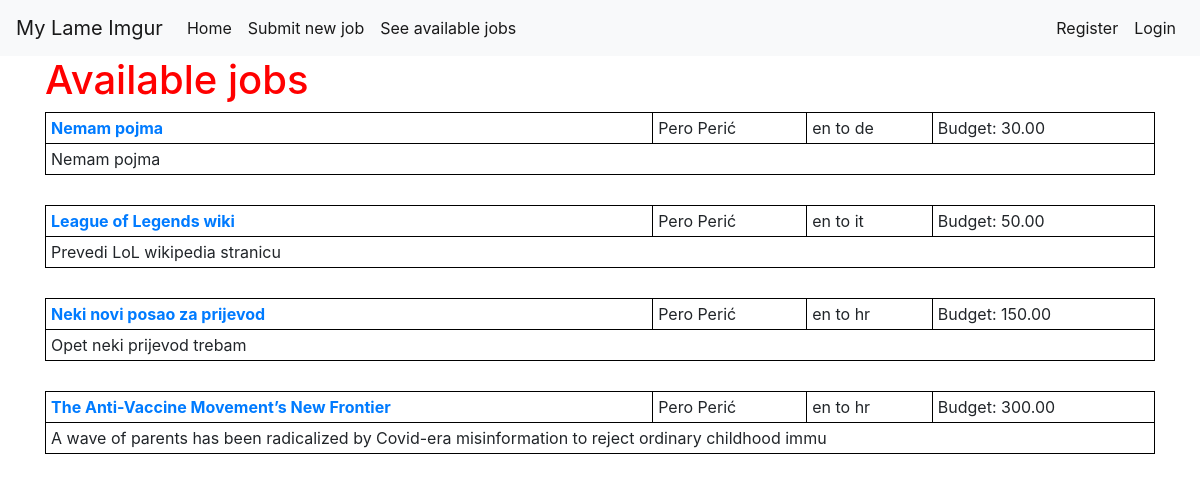
Page /app/jobs on the committed database.
### app/models.py (models this page shows, shortened)
class Job(models.Model):
    class Status(models.TextChoices):
        AVAILABLE = 'available', "Available"
        ASSIGNED = 'assigned', "Assigned"
        IN_PROGRESS = 'in_progress', "In Progress"
        COMPLETED = 'completed', "Completed"
    class Field(models.TextChoices):
        ART = 'art', "Art"
        BUS = 'business', "Business"
        COMP = 'computers', "Computers"
        EDU = 'education', "Education"
        ENG = 'engineering', "Engineering"
        FIN = 'finance', "Finance"
        LAW = 'law', "Law"
        LIT = 'literature', "Literature"
        MED = 'medicine', "Medicine"
        SCI = 'science', "Science"
        SOC = 'social_sciences', "Social Sciences"
        TECH = 'technology', "Technology"
    class Language(models.TextChoices):
        ENG = 'en', "English"
        SPA = 'spa', "Spanish"
        FRE = 'fr', "French"
        GER = 'de', "German"
        ITA = 'it', "Italian"
        JPN = 'ja', "Japanese"
        CRO = 'hr', "Croatian"
    user = models.ForeignKey(User, on_delete=models.CASCADE)
    title = models.CharField(max_length=100)
    description = models.CharField(max_length=100)
    source_lang = models.CharField(
            max_length=3,
            choices=Language.choices,
            default=Language.ENG,
    )
    target_lang = models.CharField(
            max_length=3,
            choices=Language.choices,
            default=Language.CRO,
    )
    field = models.CharField(
            max_length=100,
            choices=Field.choices,
            default=Field.ENG,
    )
    budget = models.DecimalField(max_digits=8, decimal_places=2)
    text = models.TextField()
    status = models.CharField(
            max_length=100,
            choices=Status.choices,
            default=Status.AVAILABLE,
    )
    translation = models.TextField(blank=True, null=True)
    def owner(self):
        return self.user.account

class Account(models.Model):
    user = models.OneToOneField(User, on_delete=models.CASCADE)
    name = models.CharField(max_length=100)
    balance = models.DecimalField(max_digits=8, decimal_places=2, default=0)
    translator = models.BooleanField()

### app/views.py (the view)
# urls.py: path('jobs', views.jobs_index, name="jobs"),
def jobs_index(request):
    jobs = Job.objects.filter(status='available')
    context = {
        'jobs': jobs,
    }
    return render(request, 'app/jobs_index.html', context)

### app/templates/app/jobs_index.html (shortened to what this page needs)
{% extends 'app/base.html' %}
{% block content %}
<h1>Available jobs</h1>
<table class="jobs">
{% for job in jobs %}
    <tr>
      <td>
        <strong>
          <a href="{% url 'app:job_detail' job.id %}">{{ job.title }}</a>
        </strong>
      </td>
      <td>{{ job.owner.name }}</td>
      <td>{{ job.source_lang }} to {{ job.target_lang }} </td>
      <td>Budget: {{ job.budget }}</td>
    </tr>
    <tr>
      <td colspan="4">
        {{ job.description }}
      </td>
    </tr>
    <tr>
      <td colspan="4" style="border: none;">
      </td>
    </tr>
{% empty %}
  <tr>
    <td colspan="4"> No available jobs at this moment</td>
  </tr>
{% endfor %}
</table>
{% endblock content %}

### app/static/app/css/app.css (style rules this page uses)
.content h1 { color: red; }
table.jobs { width: 100%; }
table.jobs td { padding: 5px; border: 1px solid black; }

### rows in the picture
Job: title "Nemam pojma", owner.name "Pero Perić", source_lang "en", target_lang "de", budget "30.00", description "Nemam pojma"
Job: title "League of Legends wiki", owner.name "Pero Perić", source_lang "en", target_lang "it", budget "50.00", description "Prevedi LoL wikipedia stranicu"
Job: title "Neki novi posao za prijevod", owner.name "Pero Perić", source_lang "en", target_lang "hr", budget "150.00", description "Opet neki prijevod trebam"
Job: title "The Anti-Vaccine Movement’s New Frontier", owner.name "Pero Perić", source_lang "en", target_lang "hr", budget "300.00", description "A wave of parents has been radicalized by Covid-era misinformation to reject ordinary childhood immu"
